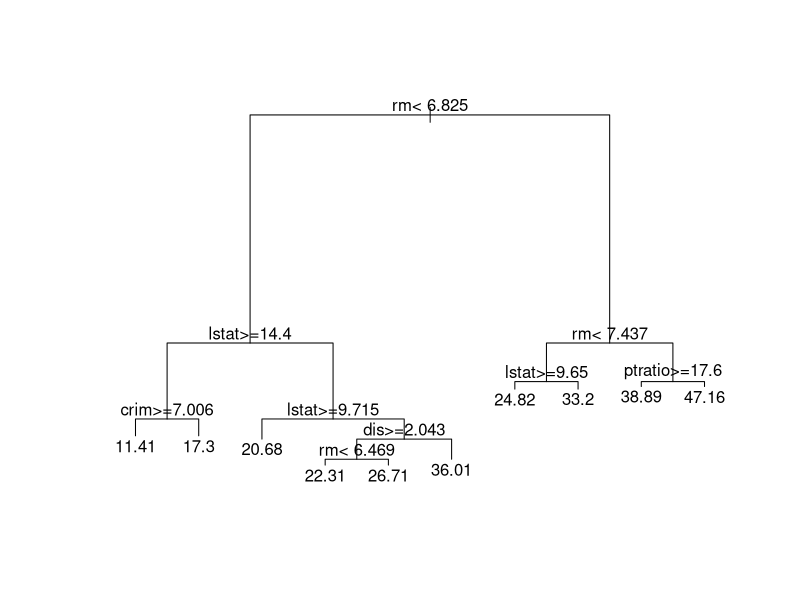

Write the R code that produced this figure.
## ---- chunk 1
knitr::opts_chunk$set(echo = TRUE)
## ---- chunk 2
# X ~ U(0,1)
# how many points do you expect within 0.25 of 1/2?
set.seed(1234)
n <- 100
x <- runif(n)
( sum( abs(x-1/2) < 0.25 ) )# half the width of the dist'n
## ---- chunk 3
p <- 5
x <- matrix( runif(n*p), n, p)
# how many points in the hypercube (0.25, 0.75)^p ?
tmp <- apply(x, 1, function(a) all(abs(a-1/2)<0.25))
( sum(tmp) )
## ---- chunk 4
# how many obs do we need to have 50 in the hypercube?
n <- 50 / (0.5^p)
x <- matrix( runif(n*p), n, p)
# how many points in the hypercube (0.25, 0.75)^p ?
tmp <- apply(x, 1, function(a) all(abs(a-1/2)<0.25))
( sum(tmp) )
## ---- chunk 5
library(rpart)
data(Boston, package='MASS')
# split data into a training and
# a test set
set.seed(123456) 
n <- nrow(Boston)
ii <- sample(n, floor(n/4))
dat.te <- Boston[ ii, ]
dat.tr <- Boston[ -ii, ]
## ---- chunk 6
set.seed(123)
bos.t <- rpart(medv ~ ., data=dat.tr, method='anova')
plot(bos.t, uniform=FALSE, margin=0.05)
text(bos.t, pretty=TRUE)
## ---- chunk 7
# predictions on the test set
pr.t <- predict(bos.t, newdata=dat.te, type='vector')
with(dat.te, mean( (medv - pr.t)^2) )
## ---- chunk 8
# full linear model
bos.lm <- lm(medv ~ ., data=dat.tr)
pr.lm <- predict(bos.lm, newdata=dat.te)
with(dat.te, mean( (medv - pr.lm)^2) )
## ---- chunk 9
library(MASS)
null <- lm(medv ~ 1, data=dat.tr)
full <- lm(medv ~ ., data=dat.tr)
bos.aic <- stepAIC(null, scope=list(lower=null, upper=full), trace=FALSE)
pr.aic <- predict(bos.aic, newdata=dat.te)
with(dat.te, mean( (medv - pr.aic)^2 ) )
## ---- chunk 10
# LASSO?
library(glmnet)
x.tr <- as.matrix(dat.tr[,-14])
y.tr <- as.vector(dat.tr$medv)
set.seed(123)
bos.la <- cv.glmnet(x=x.tr, y=y.tr, alpha=1)
x.te <- as.matrix(dat.te[,-14])
pr.la <- predict(bos.la, s='lambda.1se', newx=x.te)
with(dat.te, mean( (medv - pr.la)^2 ) )
